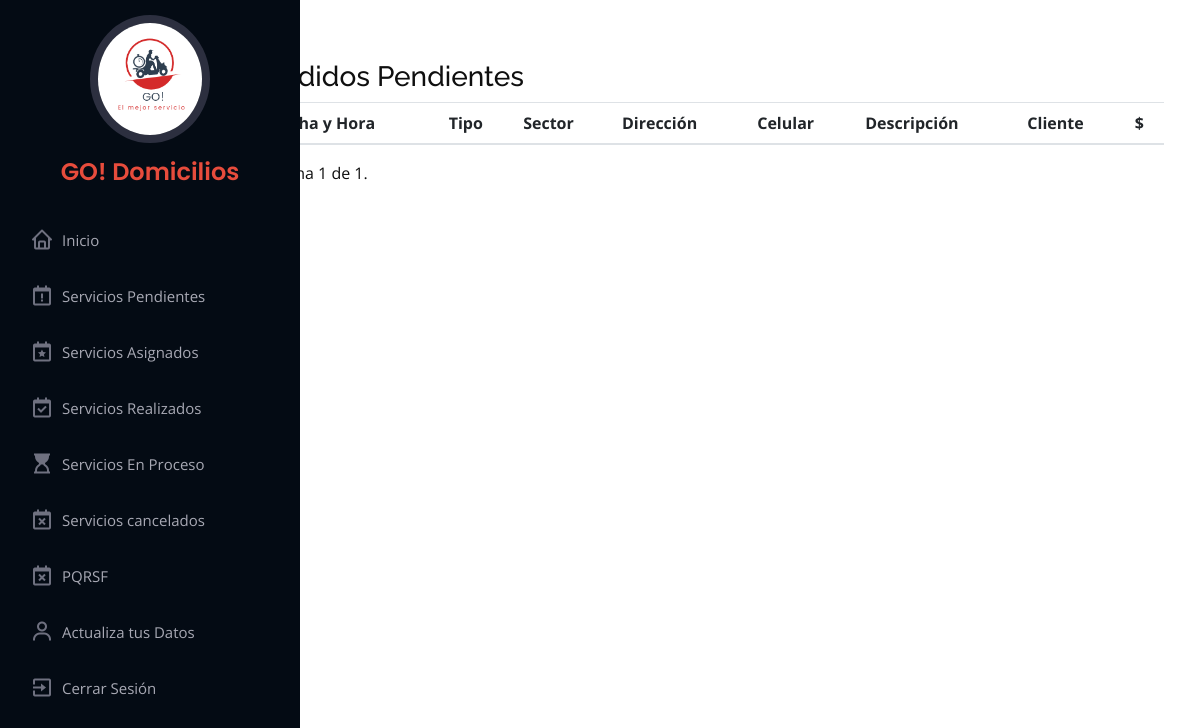
Before: /pendiente/ (signed in) with the older database file.
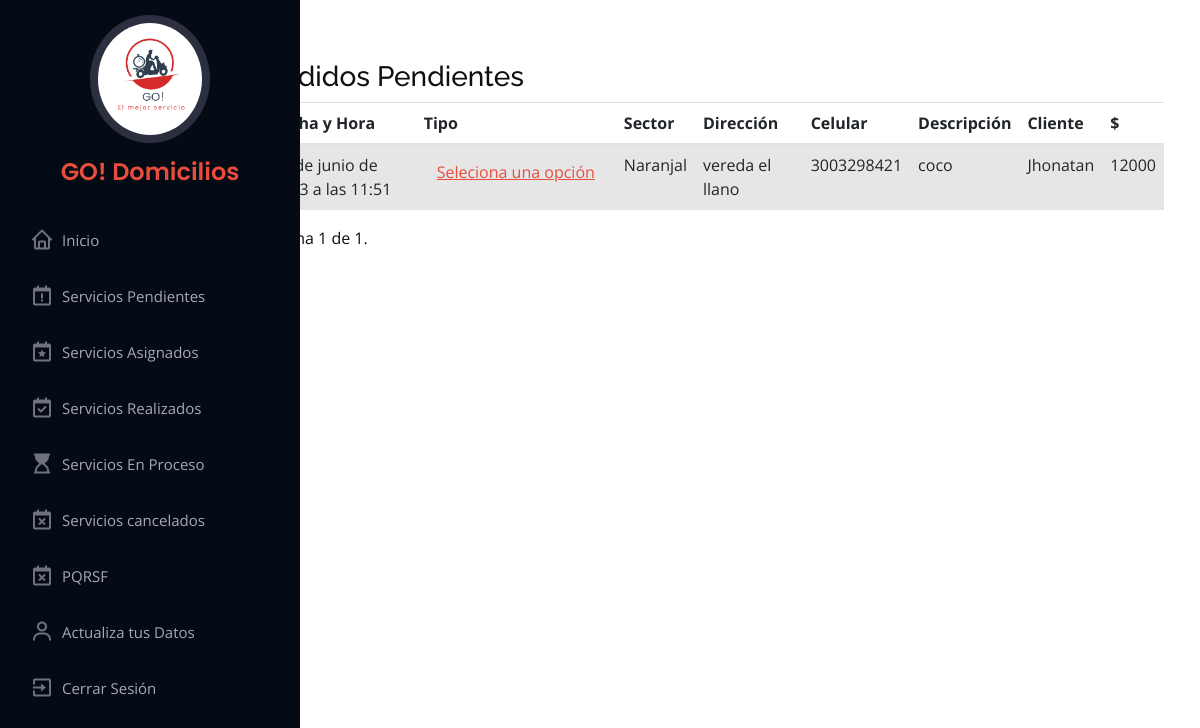
After: the same page with the newer database file.
### servigou/models.py (models this page shows, shortened)
class Servicio(models.Model):
    fecha_hora = models.DateTimeField(default=timezone.now)
    tipo = models.CharField(max_length=30, null=False, blank=False)
    direccion = models.CharField(max_length=20, null=True, blank=False)
    celular = models.CharField(max_length=13,null=True, blank=False)
    descripcion = models.CharField(max_length=1000, null=False, blank=False)
    estado = models.CharField(max_length=50, default='sin_asignar')
    repartidor = models.ForeignKey(User, on_delete=models.CASCADE, related_name='repartidor', default=1, null=True)
    User = models.ForeignKey(User,on_delete=models.CASCADE, related_name='User')
    ruta = models.ForeignKey(Ruta, on_delete=models.CASCADE, related_name='ruta', default=1)

class Ruta(models.Model):
    nombre = models.CharField(max_length=30, null=False, blank=False, default='ruta')
    valor = models.BigIntegerField(null=False, blank=False)
    descripcion = models.CharField(max_length=100, null=False, blank=False, default='ruta')
    def __str__(self):
        return self.nombre

class User(AbstractUser):
    documento = models.IntegerField(unique=True, null=True, blank=False)
    celular = models.IntegerField(null=True, blank=False)
    direccion = models.CharField(max_length=20, null=True, blank=False)
    def __str__(self):
        return self.first_name

### servigou/views.py (the view)
# urls.py: path('pendiente/', views.pendiente, name= 'pendiente'),
@login_required(login_url='login')
def pendiente(request):
    servicios = Servicio.objects.filter(estado='sin_asignar')
    paginator = Paginator(servicios, 10)  # Mostrar 7 elementos por página
    page = request.GET.get('page')  # Obtener el número de página actual desde la solicitud GET
    servicios = paginator.get_page(page)  # Obtener los elementos para la página actual
    context = {'page_obj': servicios}
    return render(request, 'layout/Disenoadmin/pendiente.html', context)

### templates/layout/Disenoadmin/pendiente.html (shortened to what this page needs)
{% extends 'layout/Disenoadmin/baseadmin.html' %}
{% load static %}
{% block contenido %}
<div class="contain_admin">
  <div class="table-responsive">
    <table class="table table-striped">
      <h3>Pedidos Pendientes </h3>
      <thead>
        <tr>
          <th scope="col">Fecha y Hora</th>
          <th scope="col">Tipo</th>
          <th scope="col">Sector</th>
          <th scope="col">Dirección</th>
          <th scope="col">Celular</th>
          <th scope="col">Descripción</th>
          <th scope="col">Cliente</th>
          <th scope="col">$</th>
        </tr>
      </thead>
      <tbody>
        {% for c in page_obj %}
        <tr>
          <td>{{ c.fecha_hora }}</td>
          <td><button  id="boton1" class="btn btn-link " onclick="mostrarSweetAlert({{ c.id }})">{{ c.tipo }}</button></td>
          <td>{{ c.ruta }}</td>
          <td>{{ c.direccion }}</td>
          <td>{{ c.celular }}</td>
          <td>{{ c.descripcion }}</td>
          <td>{{ c.User }}</td>
          <td>{{ c.ruta.valor }}</td>
        </tr>
        {% endfor %}
      </tbody>
    </table>
        <span class="step-links">
      <span class="current-page">
        Página {{ page_obj.number }} de {{ page_obj.paginator.num_pages }}.
      </span>
    </span>
  </div>
</div>
{% endblock contenido %}

Changed rows visible on the page:
added Servicio: fecha_hora "22 de junio de 2023 a las 11:51", tipo "Seleciona una opción", ruta "Naranjal", direccion "vereda el llano", celular "3003298421", descripcion "coco", User "Jhonatan", ruta.valor "12000"
